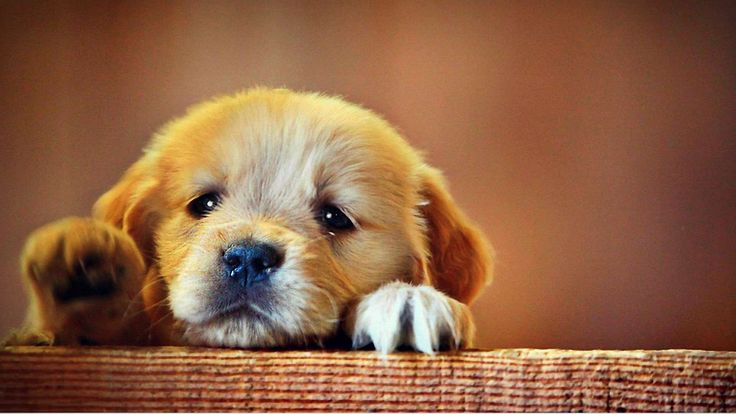
#> input picture doggo.jpg, 736 x 414 px
$ python main2.py
#> lines starting #> are read from the running program, lines starting #| are printed output that depends on the picture
import cv2
import numpy as np


image_path = 'doggo.jpg'

# Load the image
img = cv2.imread(image_path)
#> img is the input picture: shape (414, 736, 3); mean B, G, R 68.5, 98.2, 143.5

if img is None:
    raise FileNotFoundError(f"Could not load image from '{image_path}'")

# Parameters
gamma = 1.5
C = 20


gray_img = cv2.cvtColor(img, cv2.COLOR_BGR2GRAY)
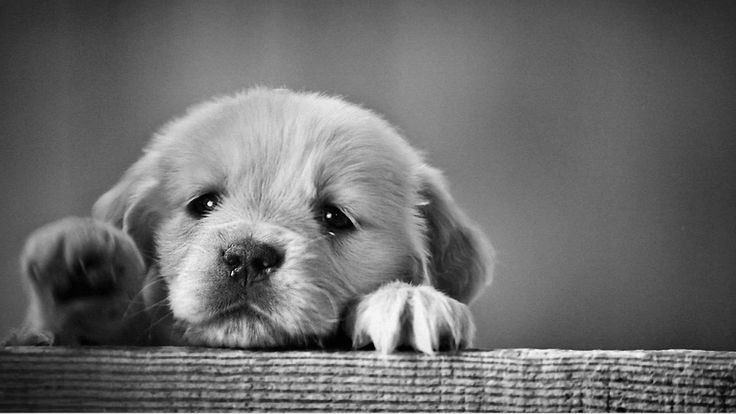
#> gray_img: shape (414, 736); min 0, max 252, mean 108.4


log_img = C * np.log1p(gray_img.astype(np.float32))
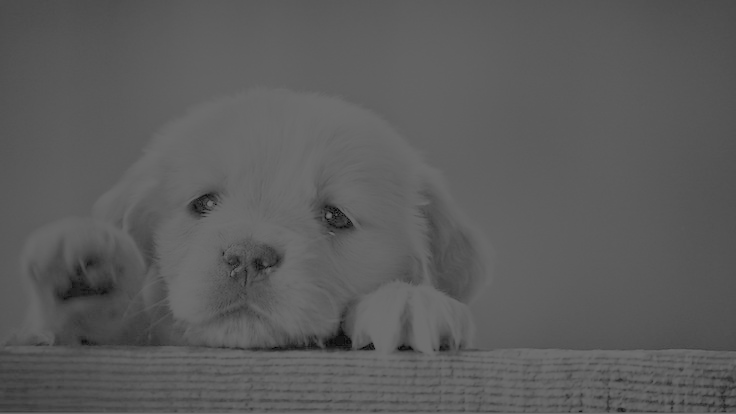
#> log_img: shape (414, 736) float32; min 0, max 110.7, mean 91.6


log_img = cv2.normalize(log_img, None, 0, 255, cv2.NORM_MINMAX)
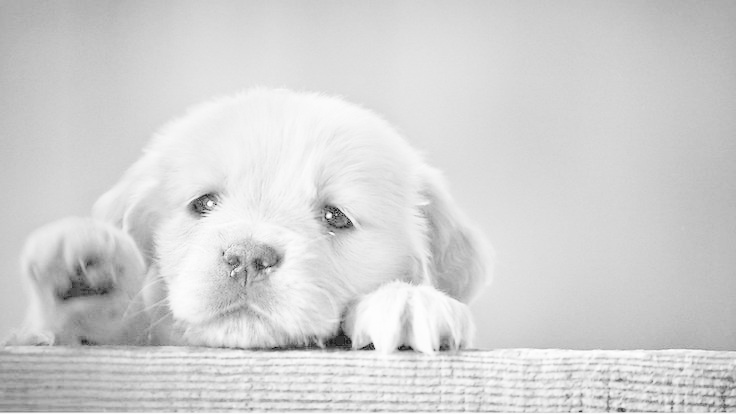
#> log_img: shape (414, 736) float32; min 0, max 255, mean 211; drawn with min black and max white
log_img = log_img.astype(np.uint8)


result = cv2.hconcat([gray_img, log_img])
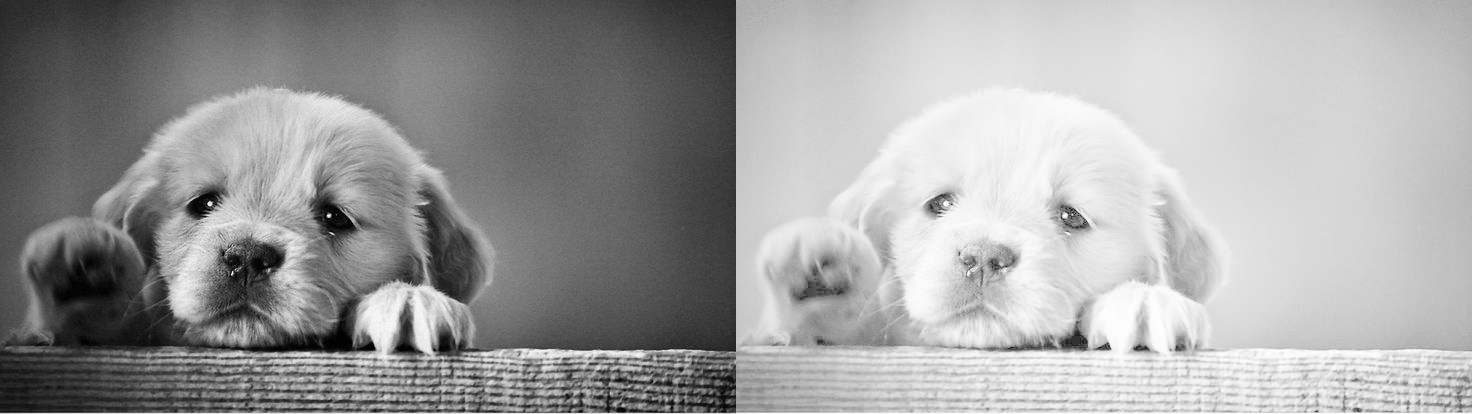
#> result: shape (414, 1472); min 0, max 255, mean 159.5


cv2.imshow('Log Transformation', result)


cv2.imwrite('output_image.jpg', result)
print("Output image saved successfully as 'output_image.jpg'")


cv2.waitKey(0)
cv2.destroyAllWindows()
